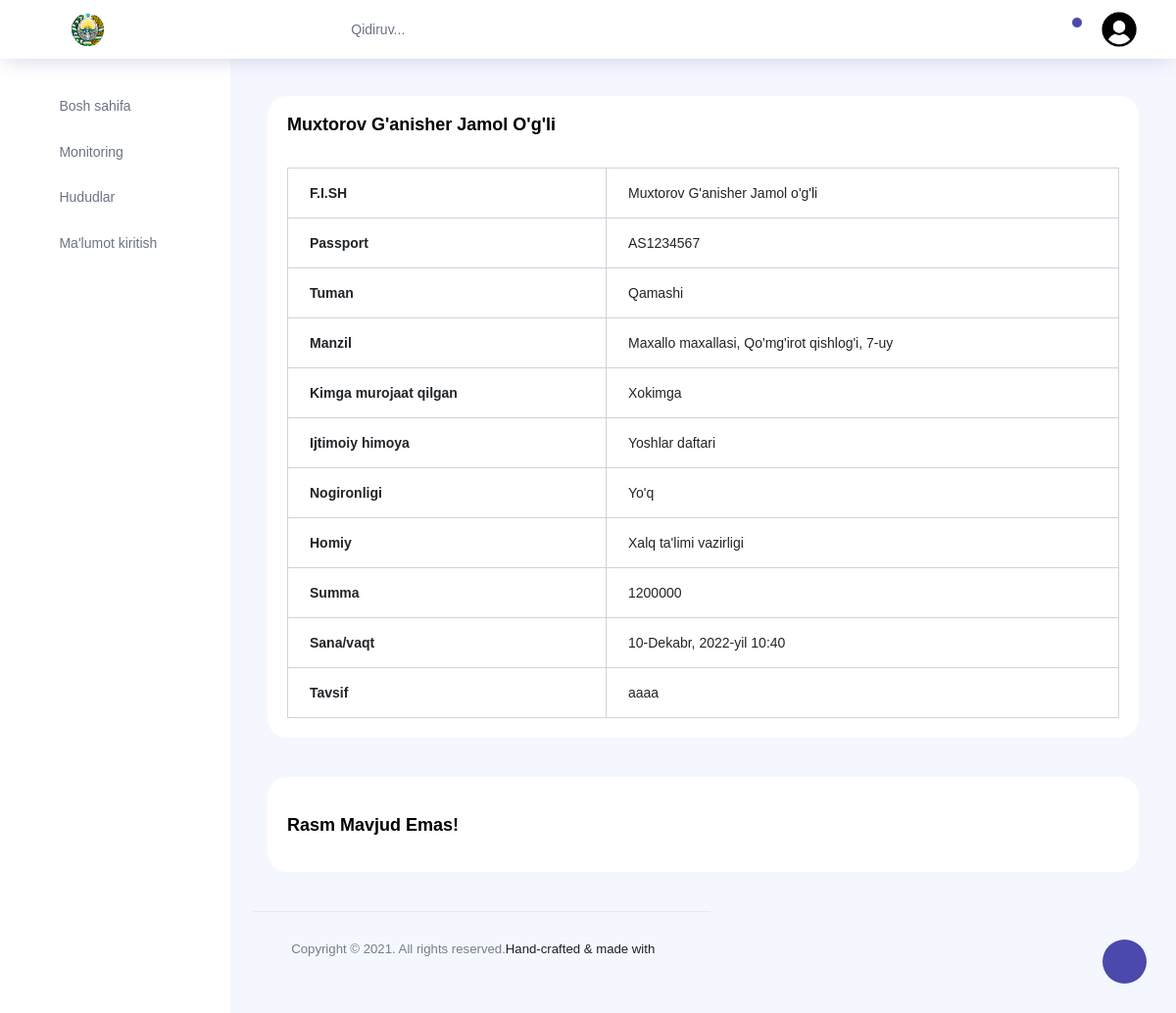
Page /person/25/ (signed in) on the committed database.
### adminapp/models.py (models this page shows, shortened)
class Person(models.Model):
    ism = models.CharField(max_length=200)
    familiya = models.CharField(max_length=200)
    otasining_ismi = models.CharField(max_length=200)
    passport_seriya = models.CharField(max_length=200)
    tuman = models.CharField(max_length=200, null=True)
    hozirgi_yashash_manzili = models.CharField(max_length=500, null=True)
    kimga_murojaat_qilgan = models.CharField(max_length=200)
    ijtimoiy_himoya = models.CharField(max_length=200, null=True)
    nogironligi = models.CharField(max_length=50, null=True)
    nogironlik_raqami = models.CharField(max_length=20, null=True)
    mablag_ajratgan_tashkilot = models.CharField(max_length=400)
    summa = models.BigIntegerField()
    photo = models.ImageField(upload_to='images', blank=True)
    tavsif = models.TextField(null=True, blank=True)
    created = models.DateTimeField(auto_now_add=True)
    updated = models.DateTimeField(auto_now=True)
    class Meta:
        ordering = [F('created').desc()]

### adminapp/views.py (the view)
# urls.py: path('person/<str:pk>/', person_info_page, name='person_info_page'),
@login_required_decorator
def person_info_page(request, pk):
    context = {}
    if str(pk).isnumeric():
        try:
            person = Person.objects.get(id=int(pk))
            context['person'] = person
            export_xls(pk)
        except:
            return redirect('error_page')
    else:
        return redirect('error_page')
    return render(request, 'person_info.html', context)

### adminapp/views.py (called while the page is built)
def export_xls(pk):
    pk = str(pk)
    import xlwt
    from datetime import datetime
    style0 = xlwt.easyxf('font: name Times New Roman, color-index red, bold on',
                         num_format_str='#,##0.00')
    style1 = xlwt.easyxf(num_format_str='D-MMM-YY')
    wb = xlwt.Workbook()
    ws = wb.add_sheet('A Test Sheet')
    ws.write(0, 0, 1234.56, style0)
    ws.write(1, 0, datetime.now(), style1)
    ws.write(2, 0, 1)
    ws.write(2, 1, 1)
    ws.write(2, 2, xlwt.Formula("A3+B3"))
    wb.save(f'./media/excel/person_{pk}.xlsx')
    print(f"Success: {pk}")

### templates/person_info.html
{% extends 'base.html' %}
{% load static %}
{% block content %}
  <div class="main-panel">
        <div class="content-wrapper">
          <div class="row">
            <div class="col-lg-12 grid-margin stretch-card">
              <div class="card">
                <div class="card-body">
                  <h4 class="card-title">{{ person.familiya }} {{ person.ism }} {{ person.otasining_ismi }}</h4>
                  <div class="table-responsive pt-3">
                    <table class="table table-bordered">
                      <tbody>
                        <tr>
                          <td style="font-weight: bold;">
                            F.I.SH
                          </td>
                          <td>
                            {{ person.familiya }} {{ person.ism }} {{ person.otasining_ismi }}
                          </td>
                        </tr>
                        <tr>
                          <td style="font-weight: bold;">
                            Passport
                          </td>
                          <td>
                            {{ person.passport_seriya }}
                          </td>
                        </tr>
                        <tr>
                          <td style="font-weight: bold;">
                            Tuman
                          </td>
                          <td>
                            {{ person.tuman }}
                          </td>
                        </tr>
                        <tr>
                          <td style="font-weight: bold;">
                            Manzil
                          </td>
                          <td>
                            {{ person.hozirgi_yashash_manzili }}
                          </td>
                        </tr>
                        <tr>
                          <td style="font-weight: bold;">
                            Kimga murojaat qilgan
                          </td>
                          <td>
                            {{ person.kimga_murojaat_qilgan }}
                          </td>
                        </tr>
                        <tr>
                          <td style="font-weight: bold;">
                            Ijtimoiy himoya
                          </td>
                          <td>
                            {{ person.ijtimoiy_himoya }}
                          </td>
                        </tr>
                        <tr>
                          <td style="font-weight: bold;">
                            Nogironligi
                          </td>
                          <td>
                            {% if person.nogironligi == 'Bor' or person.nogironligi == 'bor' %}
                                {{ person.nogironlik_raqami }} - guruh
                            {% else %}
                                {{ person.nogironligi|title }}
                            {% endif %}
                          </td>
                        </tr>
                        <tr>
                          <td style="font-weight: bold;">
                            Homiy
                          </td>
                          <td>
                            {{ person.mablag_ajratgan_tashkilot }}
                          </td>
                        </tr>
                        <tr>
                          <td style="font-weight: bold;">
                            Summa
                          </td>
                          <td>
                            {{ person.summa }}
                          </td>
                        </tr>
                        <tr>
                          <td style="font-weight: bold;">
                            Sana/vaqt
                          </td>
                          <td>
                            {{ person.created }}
                          </td>
                        </tr>
                        <tr>
                          <td style="font-weight: bold;">
                            Tavsif
                          </td>
                          <td>
                            {{ person.tavsif }}
                          </td>
                        </tr>
                      </tbody>
                    </table>
                  </div>
                </div>
              </div>
            </div>
            <div class="col-lg-12 grid-margin stretch-card">
              <div class="card">
                <div class="card-body">
                  <div class="card-people mt-auto">
                    {% if person.photo %}
                        <img src="{{ person.photo.url }}" alt="Rasm">
                    {% else %}
                    <h4 class="card-title">Rasm mavjud emas!</h4>
                    {% endif %}
                  </div>
                </div>
              </div>
            </div>
        <footer class="footer">
          <div class="d-sm-flex justify-content-center justify-content-sm-between">
            <span class="text-muted text-center text-sm-left d-block d-sm-inline-block">Copyright © 2021. All rights reserved.</span>
            <span class="float-none float-sm-right d-block mt-1 mt-sm-0 text-center">Hand-crafted &amp; made with <i class="ti-heart text-danger ml-1"></i></span>
          </div>
        </footer>
      </div>
{% endblock content %}

### templates/base.html (shortened to what this page needs)
{% load static %}
<!DOCTYPE html>
<html lang="en">
<head>
    <link rel="stylesheet" href="{% static 'vendors/feather/feather.css' %}">
    <link rel="stylesheet" href="{% static 'vendors/ti-icons/css/themify-icons.css' %}">
    <link rel="stylesheet" href="{% static 'vendors/css/vendor.bundle.base.css' %}">
    <link rel="stylesheet" href="{% static 'vendors/datatables.net-bs4/dataTables.bootstrap4.css' %}">
    <link rel="stylesheet" href="{% static 'vendors/ti-icons/css/themify-icons.css' %}">
    <link rel="stylesheet" type="text/css" href="{% static 'js/select.dataTables.min.css' %}">
    <link rel="stylesheet" href="{% static 'css/vertical-layout-light/style.css' %}">
</head>
<body>
    <div class="container-scroller">
        <nav class="navbar col-lg-12 col-12 p-0 fixed-top d-flex flex-row">
            <div class="text-center navbar-brand-wrapper d-flex align-items-center justify-content-center">
                <a class="navbar-brand brand-logo mr-5" href="{% url 'home_page' %}"><img
                        src="{% static './800px-Emblem_of_Uzbekistan.svg.png' %}" class="mr-2" alt="logo" /></a>
            </div>
            <div class="navbar-menu-wrapper d-flex align-items-center justify-content-end">
                <button class="navbar-toggler navbar-toggler align-self-center" type="button" data-toggle="minimize">
                    <span class="icon-menu"></span>
                </button>
                <ul class="navbar-nav mr-lg-2">
                    <li class="nav-item nav-search d-none d-lg-block">
                        <div class="input-group">
                            <div class="input-group-prepend hover-cursor" id="navbar-search-icon">
                                <span class="input-group-text" id="search">
                                    <i class="icon-search"></i>
                                </span>
                            </div>
                            <input type="text" class="form-control" id="navbar-search-input" placeholder="Qidiruv..."
                                aria-label="search" aria-describedby="search">
                        </div>
                    </li>
                </ul>
                <ul class="navbar-nav navbar-nav-right">
                    <li class="nav-item dropdown">
                        <a class="nav-link count-indicator dropdown-toggle" id="notificationDropdown" href="{% url 'home_page' %}#"
                            data-toggle="dropdown">
                            <i class="icon-bell mx-0"></i>
                            <span class="count"></span>
                        </a>
                    </li>
                    <li class="nav-item nav-profile dropdown">
                        <a class="nav-link dropdown-toggle" href="{% url 'home_page' %}#" data-toggle="dropdown" id="profileDropdown">
                            <img src="{% static './free-user-icon-3296-thumb.png' %}" alt="profile" />
                        </a>
                    </li>
                </ul>
            </div>
        </nav>
        <div class="container-fluid page-body-wrapper">
            <div class="theme-setting-wrapper">
                <div id="settings-trigger"><i class="ti-settings"></i></div>
            </div>
            <nav class="sidebar sidebar-offcanvas" id="sidebar">
                <ul class="nav">
                    <li class="nav-item">
                        <a class="nav-link" href="{% url 'home_page' %}">
                            <i class="icon-grid menu-icon"></i>
                            <span class="menu-title">Bosh sahifa</span>
                        </a>
                    </li>
                    <li class="nav-item">
                        <a class="nav-link" data-toggle="collapse" href="#ui-basic" aria-expanded="false"
                            aria-controls="ui-basic">
                            <i class="icon-layout menu-icon"></i>
                            <span class="menu-title">Monitoring</span>
                            <i class="menu-arrow"></i>
                        </a>
                    </li>
                    <li class="nav-item">
                        <a class="nav-link" data-toggle="collapse" href="#ui-basics" aria-expanded="false"
                            aria-controls="ui-basic">
                            <i class="icon-layout menu-icon"></i>
                            <span class="menu-title">Hududlar</span>
                            <i class="menu-arrow"></i>
                        </a>
                    </li>
                    <li class="nav-item">
                        <a class="nav-link" href="{% url 'malumot_kiritish_page' %}" aria-expanded="false" aria-controls="form-elements">
                            <i class="icon-layout menu-icon"></i>
                            <span class="menu-title">Ma'lumot kiritish</span>
                        </a>
                    </li>
                </ul>
            </nav>
            {% block content %}
            {% endblock content %}
        </div>
    </div>
</body>
</html>

### rows in the picture
Person: familiya "Muxtorov", ism "G'anisher", otasining_ismi "Jamol O'g'li", otasining_ismi "Jamol o'g'li", passport_seriya "AS1234567", tuman "Qamashi", hozirgi_yashash_manzili "Maxallo maxallasi, Qo'mg'irot qishlog'i, 7-uy", kimga_murojaat_qilgan "Xokimga", ijtimoiy_himoya "Yoshlar daftari", nogironligi "Yo'q", mablag_ajratgan_tashkilot "Xalq ta'limi vazirligi", summa "1200000", created "10-Dekabr, 2022-yil 10:40", tavsif "aaaa"
